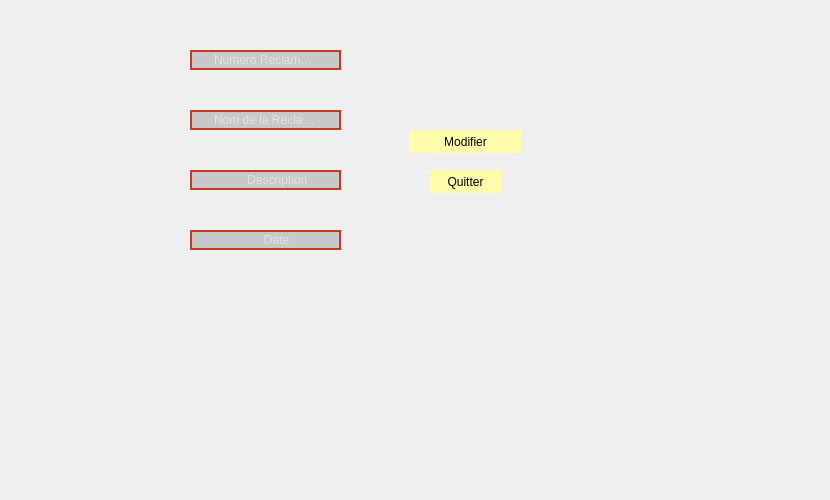
        <widget class="QWidget" name="tab_14">
         <attribute name="title">
          <string>Modifier une Reclamation</string>
         </attribute>
         <widget class="QLineEdit" name="lineEdit_nomR2_2">
          <property name="geometry">
           <rect>
            <x>190</x>
            <y>110</y>
            <width>151</width>
            <height>20</height>
           </rect>
          </property>
          <property name="styleSheet">
           <string notr="true"> QLineEdit
{
border:2px solid rgb(194, 59, 36);
border-radius:20px;
color:#FFF;
padding-left :20px;
padding-right :20px;
background-color:rgb(200, 200, 200);

}
QLineEdit:hover
{
border: 2px solid rgb(0,0,0);
background-color:rgb(115, 115, 115) ;
}
QLineEdit:focus
{
border:2px solid rgb(0,0,0);
background-color: rgb(121, 121, 121);
}</string>
          </property>
          <property name="placeholderText">
           <string>Nom de la Reclamation</string>
          </property>
         </widget>
         <widget class="QLineEdit" name="codeR2_2">
          <property name="geometry">
           <rect>
            <x>190</x>
            <y>50</y>
            <width>151</width>
            <height>20</height>
           </rect>
          </property>
          <property name="styleSheet">
           <string notr="true"> QLineEdit
{
border:2px solid rgb(194, 59, 36);
border-radius:20px;
color:#FFF;
padding-left :20px;
padding-right :20px;
background-color:rgb(200, 200, 200);

}
QLineEdit:hover
{
border: 2px solid rgb(0,0,0);
background-color:rgb(115, 115, 115) ;
}
QLineEdit:focus
{
border:2px solid rgb(0,0,0);
background-color: rgb(121, 121, 121);
}</string>
          </property>
          <property name="placeholderText">
           <string>Numero Reclamation</string>
          </property>
         </widget>
         <widget class="QLabel" name="label_21">
          <property name="geometry">
           <rect>
            <x>30</x>
            <y>90</y>
            <width>131</width>
            <height>20</height>
           </rect>
          </property>
          <property name="text">
           <string/>
          </property>
         </widget>
         <widget class="QLineEdit" name="dateR2_2">
          <property name="geometry">
           <rect>
            <x>190</x>
            <y>230</y>
            <width>151</width>
            <height>20</height>
           </rect>
          </property>
          <property name="styleSheet">
           <string notr="true"> QLineEdit
{
border:2px solid rgb(194, 59, 36);
border-radius:20px;
color:#FFF;
padding-left :20px;
padding-right :20px;
background-color:rgb(200, 200, 200);

}
QLineEdit:hover
{
border: 2px solid rgb(0,0,0);
background-color:rgb(115, 115, 115) ;
}
QLineEdit:focus
{
border:2px solid rgb(0,0,0);
background-color: rgb(121, 121, 121);
}</string>
          </property>
          <property name="placeholderText">
           <string>               Date</string>
          </property>
         </widget>
         <widget class="QLineEdit" name="lineEdit_descriptionR2_2">
          <property name="geometry">
           <rect>
            <x>190</x>
            <y>170</y>
            <width>151</width>
            <height>20</height>
           </rect>
          </property>
          <property name="styleSheet">
           <string notr="true"> QLineEdit
{
border:2px solid rgb(194, 59, 36);
border-radius:20px;
color:#FFF;
padding-left :20px;
padding-right :20px;
background-color:rgb(200, 200, 200);

}
QLineEdit:hover
{
border: 2px solid rgb(0,0,0);
background-color:rgb(115, 115, 115) ;
}
QLineEdit:focus
{
border:2px solid rgb(0,0,0);
background-color: rgb(121, 121, 121);
}</string>
          </property>
          <property name="placeholderText">
           <string>          Description</string>
          </property>
         </widget>
         <widget class="QLabel" name="label_22">
          <property name="geometry">
           <rect>
            <x>30</x>
            <y>140</y>
            <width>81</width>
            <height>20</height>
           </rect>
          </property>
          <property name="text">
           <string/>
          </property>
         </widget>
         <widget class="QLabel" name="label_26">
          <property name="geometry">
           <rect>
            <x>40</x>
            <y>200</y>
            <width>47</width>
            <height>14</height>
           </rect>
          </property>
          <property name="text">
           <string/>
          </property>
         </widget>
         <widget class="QPushButton" name="pb_modifier_rec_2">
          <property name="geometry">
           <rect>
            <x>410</x>
            <y>130</y>
            <width>111</width>
            <height>23</height>
           </rect>
          </property>
          <property name="styleSheet">
           <string notr="true">QPushButton
{
background-color:rgb(255, 252, 172);
border-radius:15px;}
QPushButton:hover
{
color:#333;
background:#49ebff;
background:rgb(200, 200, 200);
}</string>
          </property>
          <property name="text">
           <string>Modifier</string>
          </property>
         </widget>
         <widget class="QPushButton" name="pushButton_10">
          <property name="geometry">
           <rect>
            <x>430</x>
            <y>170</y>
            <width>71</width>
            <height>23</height>
           </rect>
          </property>
          <property name="styleSheet">
           <string notr="true">QPushButton
{
background-color:rgb(255, 252, 172);
border-radius:15px;}
QPushButton:hover
{
color:#333;
background:#49ebff;
background:rgb(200, 200, 200);
}</string>
          </property>
          <property name="text">
           <string>Quitter</string>
          </property>
         </widget>
         <widget class="QLabel" name="label_27">
          <property name="geometry">
           <rect>
            <x>700</x>
            <y>390</y>
            <width>121</width>
            <height>101</height>
           </rect>
          </property>
          <property name="styleSheet">
           <string notr="true">image: url(:/128600931_1102401160197019_8051103514919619627_n.png);</string>
          </property>
          <property name="text">
           <string/>
          </property>
          <property name="pixmap">
           <pixmap>../../Downloads/128600931_1102401160197019_8051103514919619627_n.png</pixmap>
          </property>
          <property name="scaledContents">
           <bool>true</bool>
          </property>
          <property name="wordWrap">
           <bool>false</bool>
          </property>
          <property name="openExternalLinks">
           <bool>false</bool>
          </property>
         </widget>
        </widget>
